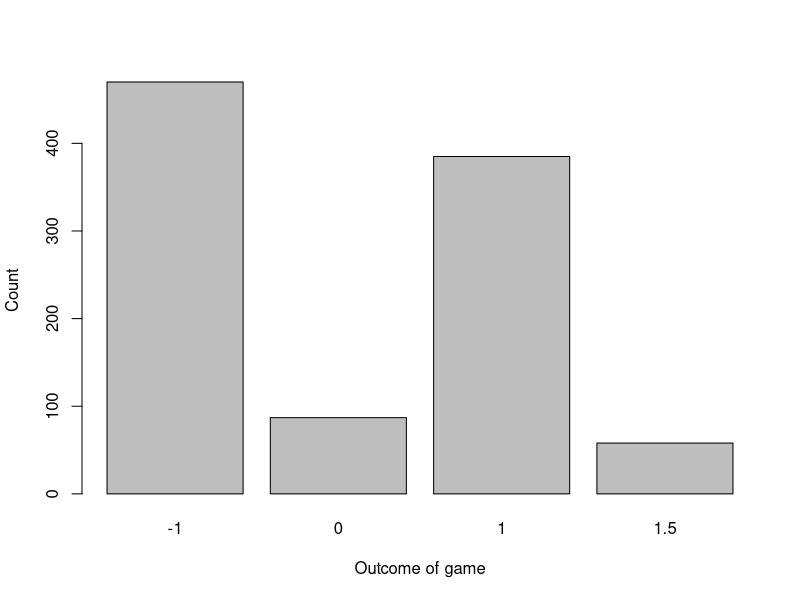

Recreate this plot in R.
## ---- chunk 1
# Normally you will have to complete the code below
my_test_vector <- c(1L, 2L, 3L, 4L)
my_test_vector
## ---- chunk 2
# TEST CODE
# DO NOT EDIT
if (!identical(my_test_vector, c(1L, 2L, 3L, 4L))){
  stop("Vector incorrect")
}
## ---- chunk 3
# Complete the following code
deck <- rep(c(1L:10L, 10L, 10L, 10L), times = 4)
## ---- chunk 4
# TEST CODE
# DO NOT EDIT
if (length(deck) != 52) stop("The object deck does not contain 52 elements")
if (typeof(deck) != "integer") stop("The object deck does not contain integer values")
if (sum(deck) != 340) stop("The values of the cards contained in the deck are incorrect")
if (!all(sapply(deck, is.element, set = c(1:10)))) {
  stop("The values of the cards contained in the deck are incorrect") }
## ---- chunk 5
# Complete the following code
draw_a_card <- function(deck) {
  return(deck[1])
}
## ---- chunk 6
# TEST CODE
# DO NOT EDIT
if (draw_a_card(c(1000, 100, 10)) != 1000) {
  stop("The function does not return the first element")}
if (length(draw_a_card) != 1) stop("The function returns more than one value")
## ---- chunk 7
# Complete the following code
draw_a_card <- function(deck) {
  card <- sample(deck, size = 1)
  return(card)
}
## ---- chunk 8
# TEST CODE
# DO NOT EDIT
set.seed(1)
if (draw_a_card(c(1,2) == draw_a_card(c(1,2)))) stop("Random selection is not performed")
## ---- chunk 9
# Complete the following code
# draw one card
player_hand <- draw_a_card(deck)
# remove the card from the deck
ind <- which(player_hand == deck)[1]
deck <- deck[-ind]
# draw the second card
player_hand <- c(player_hand, draw_a_card(deck))
# remove the second card from the deck
ind <- which(player_hand[2] == deck)[1]
deck <- deck[-ind]
## ---- chunk 10
# TEST CODE
# DO NOT EDIT
if (typeof(player_hand) != "integer") {
  stop("The object player_hand does not contain integer values") }
if (length(player_hand) != 2) stop("The object player_hand does not contain 2 elements")
## ---- chunk 11
# Complete the following code
score_hand <- function(hand) {
  # the total value of cards in a hand
  total <- sum(hand)
  # if a hand has an ace and the total value of the cards in hand is 11 or less
  if(1L %in% hand & total <= 11) {
    # count the ace as an 11 and not a 1 when computing the total value of cards
    total <- total + 10
  }
  # if the total value of cards exceeds 21, assign a score of 0 to the hand
  if(total > 21) {
    # "bust"
    total <- 0
  }
  # if a hand contains exactly two cards and the total value of cards in a hand
  # is equal to 21, assign a value of 21.5 to the hand
  if(length(hand) == 2 & total == 21) {
    # "blackjack"
    total <- 21.5
  }
  return(total)
}
## ---- chunk 12
# TEST CODE
# DO NOT EDIT
test_cards <- list(c(10, 1), c(10, 5, 6), c(10, 1, 1),
                   c(7, 6, 1, 5), c(3, 6, 1, 1),
                   c(2, 3, 4, 10), c(5, 1, 9, 1, 1),
                   c(5, 10, 7), c(10, 9, 1, 1, 1))
test_cards_val <- c(21.5, 21, 12, 19, 21, 19, 17, 0, 0)
if (!identical(test_cards_val, sapply(test_cards, score_hand))){
  stop("One or more tests failed") }
## ---- chunk 13
# Complete the following code
payout <- function(player_score, dealer_score, bet = 1) {
  # if a player busts or if the score of a player is less than the score of the dealer
  if(player_score == 0 | player_score < dealer_score) {
    # the player loses their bet
    pay <- -1*bet
  # otherwise, if the score of a player is greater than the score of the dealer
  } else if(player_score > dealer_score) {
    # the player wins an amount equal to their initial bet
    pay <- 1*bet
    # if the player has blackjack
    if(player_score == 21.5) {
      # the player receives an additional amount of 0.5 times their bet
      pay <- pay + 0.5*bet
    }
  # otherwise, if the score of the player and the dealer is equal
  } else {
    # the player keeps their bet
    pay <- 0
  }
  return(pay)
}
## ---- chunk 14
# TEST CODE
# DO NOT EDIT
test_vals <- c(0, 16, 19, 20, 21, 21.5)
test_payout <- matrix(c( -1, 1, 1, 1, 1, 1.5,
                         -1, 0, 1, 1, 1, 1.5,
                         -1, -1, 0, 1, 1, 1.5,
                         -1, -1, -1, 0, 1, 1.5,
                         -1, -1, -1, -1, 0, 1.5,
                         -1, -1, -1, -1, -1, 0),
                      nrow = length(test_vals), 
                      byrow = TRUE,
                      dimnames = list(dealer = test_vals, player = test_vals))

for(i in seq_along(test_vals)) {
  for(j in seq_along(test_vals)) {
    winnings = payout(dealer_score = test_vals[i], player_score = test_vals[j])
    if (winnings != test_payout[i,j]) stop("Incorrect payout returned")
    }
  }

## ---- chunk 15
# Complete the following code
hit <- function(hand) {
  # add a card to the hand
  new_hand <- c(hand, draw_a_card(deck))
  return(new_hand)
}
## ---- chunk 16
# TEST CODE
# DO NOT EDIT
if (length(hit(c(1,2,3))) != 4) stop("vector returned is an incorrect length")
## ---- chunk 17
# Complete the following code
dealer_strategy <- function(hand) {
  # hand value of the dealer
  val <- score_hand(hand)
  # while the dealer score is less than 17 and not bust
  while(val < 17 & val != 0) {
    # the dealer performs the action hit
    hand <- hit(hand)
    # the new hand value of the dealer
    val <- score_hand(hand)
  }
  return(hand)
} 
## ---- chunk 18
# TEST CODE
# DO NOT EDIT
if (!identical(dealer_strategy(c(10,1)),c(10,1))) stop("Do not hit failed")
if (!identical(dealer_strategy(c(10,10,2)),c(10,10,2))) stop("Do not hit failed")
if (!identical(dealer_strategy(c(10,7)),c(10,7))) stop("Do not hit failed")
if (length(dealer_strategy(c(10,6))) != 3) stop("Hit once failed")
if (length(dealer_strategy(c(2))) < 3) stop("Hit more than once failed")
## ---- chunk 19
# DO NOT EDIT
df_action_lookup <- data.frame(hand_value = c(0:21, 2:11),
                               usable_ace = c(rep(FALSE, 22), rep(TRUE, 10)),
                               dealer_ace = c("Stand", rep("Hit", 16), rep("Stand", 5),
                                              rep("Hit", 7), rep("Stand", 3)),
                               dealer_2 = c("Stand", rep("Hit", 12), rep("Stand", 9),
                                            rep("Hit", 6), rep("Stand", 4)),
                               dealer_3 = c("Stand", rep("Hit", 12), rep("Stand", 9),
                                            rep("Hit", 6), rep("Stand", 4)),
                               dealer_4 = c("Stand", rep("Hit", 11), rep("Stand", 10),
                                            rep("Hit", 6), rep("Stand", 4)),
                               dealer_5 = c("Stand", rep("Hit", 11), rep("Stand", 10),
                                            rep("Hit", 6), rep("Stand", 4)),
                               dealer_6 = c("Stand", rep("Hit", 11), rep("Stand", 10),
                                            rep("Hit", 6), rep("Stand", 4)),
                               dealer_7 = c("Stand", rep("Hit", 16), rep("Stand", 5),
                                            rep("Hit", 6), rep("Stand", 4)),
                               dealer_8 = c("Stand", rep("Hit", 16), rep("Stand", 5),
                                            rep("Hit", 6), rep("Stand", 4)),
                               dealer_9 = c("Stand", rep("Hit", 16), rep("Stand", 5),
                                            rep("Hit", 7), rep("Stand", 3)),
                               dealer_10 = c("Stand", rep("Hit", 16), rep("Stand", 5),
                                             rep("Hit", 7), rep("Stand", 3)))
head(df_action_lookup)                          
## ---- chunk 20
# Complete the following code
lookup_action <- function(hand, dealer_card) {
  # hand value
  val <- sum(hand)
  # does the hand of the player contain a useable ace?
  ace <- (1L %in% hand) & (val <= 11)
  # if the hand value exceeds 21, assign a score of 0 to the hand
  if(val > 21) {
    val <- 0
  }
  # look up whether the player should "Hit" or "Stand"
  r <- which(df_action_lookup$hand_value == val & df_action_lookup$usable_ace == ace)
  action <- df_action_lookup[r, dealer_card + 2]
  return(action)
}
## ---- chunk 21
# TEST CODE
# DO NOT EDIT
if (!lookup_action(c(10,6), 1) == "Hit") stop("Wrong value returned")
if (!lookup_action(c(10,6), 2) == "Stand") stop("Wrong value returned")
if (!lookup_action(c(10,3,3), 2) == "Stand") stop("Wrong value returned")
if (!lookup_action(c(8,1), c(10)) == "Stand") stop("Wrong value returned")
if (!lookup_action(c(7,2), c(10)) == "Hit") stop("Wrong value returned")
if (!lookup_action(c(10,4,1,10), 10) == "Stand") stop("Wrong value returned")
## ---- chunk 22
# Complete the following code
play_game <- function() {
  # create a deck of cards
  deck <- rep(c(1L:10L, 10L, 10L, 10L), times = 4)
  
  # deal two cards from the deck of cards to the player
  # draw one card
  player_hand <- draw_a_card(deck)
  # remove the card from the deck
  ind <- which(player_hand == deck)[1]
  deck <- deck[-ind]
  # draw the second card
  player_hand <- c(player_hand, draw_a_card(deck))
  # remove the second card from the deck
  ind <- which(player_hand[2] == deck)[1]
  deck <- deck[-ind]
  
  # deal two cards from the deck of cards to the dealer
  # draw one card
  dealer_hand <- draw_a_card(deck)
  # remove the card from the deck
  ind <- which(dealer_hand == deck)[1]
  deck <- deck[-ind]
  # draw the second card
  dealer_hand <- c(dealer_hand, draw_a_card(deck))
  # remove the second card from the deck
  ind <- which(dealer_hand[2] == deck)[1]
  deck <- deck[-ind]
  
  # determine the action of the player
  player_action <- lookup_action(player_hand, dealer_hand[1])
  # while player requests a "hit"
  while(player_action == "Hit") {
    # draw and add one card to player's hand
    player_hand <- hit(player_hand)
    # remove the card from the deck
    ind <- which(tail(player_hand, 1) == deck)[1]
    deck <- deck[-ind]
    # determine the next action of the player
    player_action <- lookup_action(player_hand, dealer_hand[1])
  }
  
  # determine the actions of the dealer
  dealer_hand <- dealer_strategy(dealer_hand)
  
  # calculate the player score
  player_score <- score_hand(player_hand)
  
  # calculate the dealer score
  dealer_score <- score_hand(dealer_hand)
  
  # determine and return the payout
  pay <- payout(player_score, dealer_score)
  return(pay)
}
## ---- chunk 23
# DO NOT EDIT
barplot(summary(factor(replicate(1000, play_game()))),
        xlab = "Outcome of game",
        ylab = "Count")
